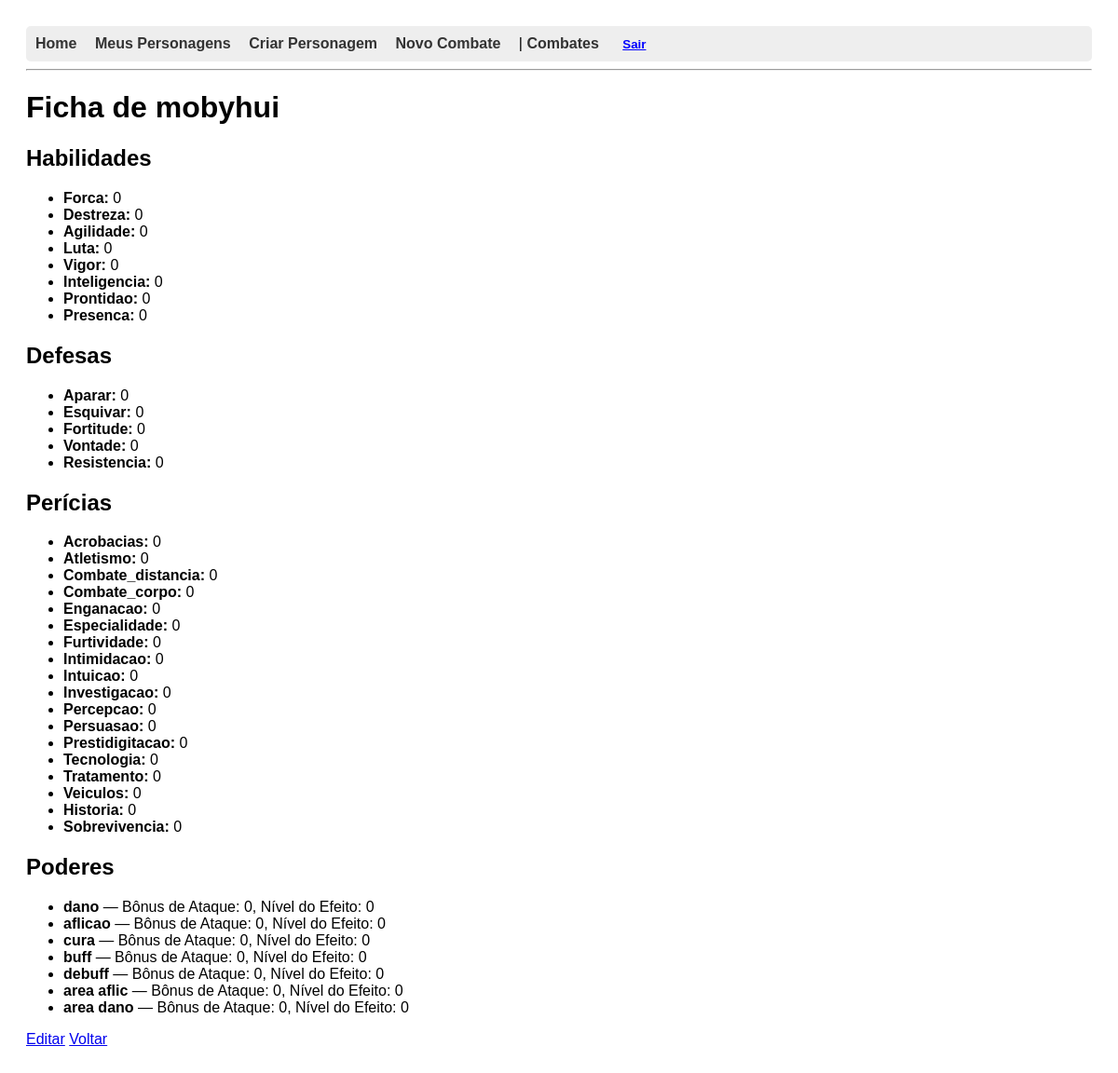
/personagens/ficha/32/ (signed in), run on the app's committed database.
### personagens/models.py (models this page shows, shortened)
class Personagem(models.Model):
    nome = models.CharField(max_length=100)
    usuario = models.ForeignKey(User, on_delete=models.CASCADE)
    nivel_poder = models.IntegerField(default=10)
    forca = models.IntegerField(default=0)
    vigor = models.IntegerField(default=0)
    destreza = models.IntegerField(default=0)
    agilidade = models.IntegerField(default=0)
    luta = models.IntegerField(default=0)
    inteligencia = models.IntegerField(default=0)
    prontidao = models.IntegerField(default=0)
    presenca = models.IntegerField(default=0)
    aparar = models.IntegerField(default=0)
    esquivar = models.IntegerField(default=0)
    fortitude = models.IntegerField(default=0)
    vontade = models.IntegerField(default=0)
    resistencia = models.IntegerField(default=0)
    penalidade_resistencia = models.IntegerField(default=0, blank=True)
    condicao = models.CharField(max_length=30, blank=True, default="")
    acrobacias = models.IntegerField(default=0)
    atletismo = models.IntegerField(default=0)
    combate_distancia = models.IntegerField(default=0)
    combate_corpo = models.IntegerField(default=0)
    enganacao = models.IntegerField(default=0)
    especialidade = models.IntegerField(default=0)
    furtividade = models.IntegerField(default=0)
    intimidacao = models.IntegerField(default=0)
    intuicao = models.IntegerField(default=0)
    investigacao = models.IntegerField(default=0)
    percepcao = models.IntegerField(default=0)
    persuasao = models.IntegerField(default=0)
    prestidigitacao = models.IntegerField(default=0)
    tecnologia = models.IntegerField(default=0)
    tratamento = models.IntegerField(default=0)
    veiculos = models.IntegerField(default=0)
    historia = models.IntegerField(default=0)
    sobrevivencia = models.IntegerField(default=0)

class Poder(models.Model):
    TIPO_CHOICES = [
        ('aflicao', 'Aflição'),
        ('dano', 'Dano'),
        ('cura', 'Cura'),
        ('buff', 'Buff'),
        ('debuff', 'Debuff'),
    ]
    MODO_CHOICES = [
        ('area', 'Área'),
        ('percepcao', 'Percepção'),
        ('ranged', 'À Distância'),
        ('melee', 'Corpo a Corpo'),
    ]
    CASTING_ABILITY_CHOICES = [
        ('forca', 'Força'),
        ('vigor', 'Vigor'),
        ('destreza', 'Destreza'),
        ('agilidade', 'Agilidade'),
        ('luta', 'Luta'),
        ('inteligencia', 'Inteligência'),
        ('prontidao', 'Prontidão'),
        ('presenca', 'Presença'),
    ]
    DEFESA_ATIVA_CHOICES = [
        ('esquiva', 'Esquiva'),
        ('aparar', 'Aparar'),
    ]
    DEFESA_PASSIVA_CHOICES = [
        ('fortitude', 'Fortitude'),
        ('resistencia', 'Resistência'),
        ('vontade', 'Vontade'),
    ]
    casting_ability = models.CharField(
        max_length=20,
        choices=CASTING_ABILITY_CHOICES,
        verbose_name="Habilidade de Conjuração",
        default='inteligencia'
    )
    personagem = models.ForeignKey(Personagem, on_delete=models.CASCADE, related_name='poderes')
    nome = models.CharField(max_length=100)
    tipo = models.CharField(max_length=20, choices=TIPO_CHOICES, default='dano')
    modo = models.CharField(max_length=20, choices=MODO_CHOICES, default='melee')
    nivel_efeito = models.IntegerField(default=0)
    bonus_ataque = models.IntegerField(default=0)
    defesa_ativa = models.CharField(max_length=20, choices=DEFESA_ATIVA_CHOICES, default='aparar')
    defesa_passiva = models.CharField(max_length=20, choices=DEFESA_PASSIVA_CHOICES, default='resistencia')

### personagens/views.py (the view)
# urls.py: path('ficha/<int:personagem_id>/', ficha_personagem, name='ficha_personagem'),
@login_required
def ficha_personagem(request, personagem_id):
    personagem = get_object_or_404(Personagem, pk=personagem_id, usuario=request.user)
    categorias = {
        'caracteristicas': ['forca', 'destreza', 'agilidade', 'luta', 'vigor', 'inteligencia', 'prontidao', 'presenca'],
        'defesas': ['aparar', 'esquivar', 'fortitude', 'vontade', 'resistencia'],
        'pericias': ['acrobacias', 'atletismo', 'combate_distancia','combate_corpo', 'enganacao', 'especialidade', 'furtividade',
    'intimidacao', 'intuicao', 'investigacao', 'percepcao', 'persuasao', 'prestidigitacao', 'tecnologia', 'tratamento', 'veiculos',
    'historia', 'sobrevivencia']
    }
    return render(request, 'personagens/ficha_personagem.html', {
        'personagem': personagem,
        'categorias': categorias
    })

### personagens/templatetags/filtros.py (called while the page is built)
@register.filter
def attr(obj, nome_attr):
    return getattr(obj, nome_attr, '')

### personagens/templates/personagens/ficha_personagem.html
{% extends 'base.html' %}
{% load filtros %}
{% block content %}
  <h1>Ficha de {{ personagem.nome }}</h1>
  <h2>Habilidades</h2>
  <ul>
    {% for campo in categorias.caracteristicas %}
      <li><strong>{{ campo|capfirst }}:</strong> {{ personagem|attr:campo }}</li>
    {% endfor %}
  </ul>
  <h2>Defesas</h2>
  <ul>
    {% for campo in categorias.defesas %}
      <li><strong>{{ campo|capfirst }}:</strong> {{ personagem|attr:campo }}</li>
    {% endfor %}
  </ul>
  <h2>Perícias</h2>
  <ul>
    {% for campo in categorias.pericias %}
      <li><strong>{{ campo|capfirst }}:</strong> {{ personagem|attr:campo }}</li>
    {% endfor %}
  </ul>
  <h2>Poderes</h2>
  <ul>
    {% for poder in personagem.poderes.all %}
      <li>
        <strong>{{ poder.nome }}</strong> — Bônus de Ataque: {{ poder.bonus_ataque }}, Nível do Efeito: {{ poder.nivel_efeito }}
      </li>
    {% empty %}
      <li>Nenhum poder adicionado.</li>
    {% endfor %}
  </ul>
  <a href="{% url 'editar_personagem' personagem.id %}" class="btn btn-primary">Editar</a>
  <a href="{% url 'listar_personagens' %}" class="btn btn-secondary">Voltar</a>
{% endblock %}

### templates/base.html (style rules this page uses)
body { font-family: Arial, sans-serif; padding: 20px; }

### data on the page
Personagem: nome "mobyhui", caracteristicas "0" "0" "0" "0" "0" "0" "0" "0", defesas "0" "0" "0" "0" "0", pericias "0" "0" "0" "0" "0" "0" "0" "0" "0" "0" "0" "0" "0" "0" "0" "0" "0" "0"
Poder: nome "dano", bonus_ataque "0", nivel_efeito "0"
Poder: nome "aflicao", bonus_ataque "0", nivel_efeito "0"
Poder: nome "cura", bonus_ataque "0", nivel_efeito "0"
Poder: nome "buff", bonus_ataque "0", nivel_efeito "0"
Poder: nome "debuff", bonus_ataque "0", nivel_efeito "0"
Poder: nome "area aflic", bonus_ataque "0", nivel_efeito "0"
Poder: nome "area dano", bonus_ataque "0", nivel_efeito "0"

### other printed values
{{ campo|capfirst }} "Forca" "Destreza" "Agilidade" "Luta" "Vigor" "Inteligencia" "Prontidao" "Presenca"
{{ campo|capfirst }} "Aparar" "Esquivar" "Fortitude" "Vontade" "Resistencia"
{{ campo|capfirst }} "Acrobacias" "Atletismo" "Combate_distancia" "Combate_corpo" "Enganacao" "Especialidade" "Furtividade" "Intimidacao" "Intuicao" "Investigacao" "Percepcao" "Persuasao" "Prestidigitacao" "Tecnologia" "Tratamento" "Veiculos" "Historia" "Sobrevivencia"
